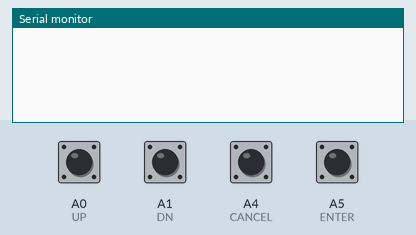
This sketch was run on a simulated Arduino Uno, built with avr-gcc and run on an emulated ATmega328P. Shown: the last lines printed to the serial monitor. The inputs (shaded band) are chosen by the test bench; at power-on: A0 (UP), A1 (DN), A4 (CANCEL), A5 (ENTER) HIGH.

Above: at 1.2 s.
1.3 s: A0 (UP) pulled LOW for 0.15 s
At 1.9 s:
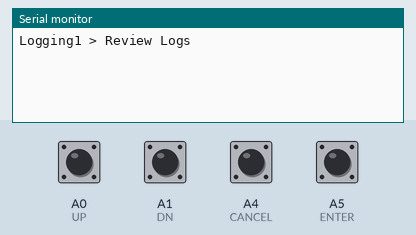
2.9 s: A1 (DN) pulled LOW for 0.15 s
At 4.1 s:
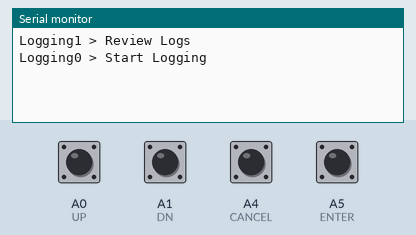
4.5 s: A4 (CANCEL) pulled LOW for 0.15 s
At 5.6 s:
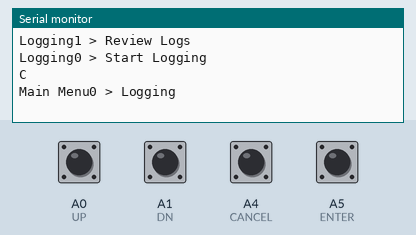
6.1 s: A5 (ENTER) pulled LOW for 0.15 s
At 6.9 s:
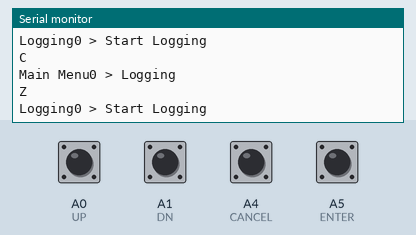
7.7 s: A5 (ENTER) pulled LOW for 1 s
At 8.1 s:
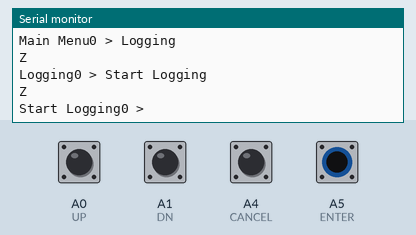
10.2 s: A5 (ENTER) pulled LOW for 0.15 s
At 11.3 s:
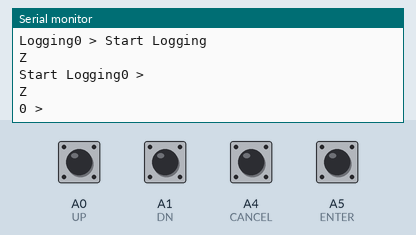

The sketch:

menus.ino
```cpp
struct Menu {
  char *myname;
  unsigned int len;
  Menu* parent;
  Menu* children;
};

Menu curmenu;
int selection;

boolean pUP = 1;
boolean pDN = 1;
boolean pC  = 1;
boolean pZ  = 1;

void setup() {
  init_menus();

  Serial.begin(115200);
  pinMode(A0, INPUT_PULLUP);  //UP
  pinMode(A1, INPUT_PULLUP);  //DN
  pinMode(A4, INPUT_PULLUP);  //CANCEL
  pinMode(A5, INPUT_PULLUP);  //ENTER
}

void loop() {
  menu_nav();
  pUP = digitalRead(A0);
  pDN = digitalRead(A1);
  pC  = digitalRead(A4);
  pZ  = digitalRead(A5);
  delay(100);
}

Menu menu_main;
Menu menu_main_items[3];
  Menu menu_logging;
  Menu menu_logging_items[3];
    Menu menu_startlogging;
    Menu menu_reviewlogs;
    Menu menu_clearlogs;
  Menu menu_config;
  Menu menu_config_items[3];
    Menu menu_controller;
    Menu menu_tachometer;
    Menu menu_friction;
  Menu menu_poweroff;

void init_menus(){//Create all the menus
  //Create config menu
  menu_config_items[0] = create_menu(menu_controller, "Setup Controller", menu_config, 0, NULL);
  menu_config_items[1] = create_menu(menu_tachometer, "Setup Tachometer", menu_config, 0, NULL);
  menu_config_items[2] = create_menu(menu_friction, "Setup Friction", menu_config, 0, NULL);
  //Create logging menu
  menu_logging_items[0] = create_menu(menu_startlogging, "Start Logging", menu_logging, 0, NULL);
  menu_logging_items[1] = create_menu(menu_reviewlogs, "Review Logs", menu_logging, 0, NULL);
  menu_logging_items[2] = create_menu(menu_clearlogs, "Clear Logs", menu_logging, 0, NULL);
  //Create main menu
  menu_main_items[0] = create_menu(menu_logging, "Logging", menu_main, 3, menu_logging_items);
  menu_main_items[1] = create_menu(menu_config, "Configuration", menu_main, 3, menu_config_items);
  menu_main_items[2] = create_menu(menu_poweroff, "Power Off", menu_main, 0, NULL);
  menu_main = create_menu(menu_main, "Main Menu", menu_main, 3, menu_main_items);
  //inital state
  curmenu = menu_logging;
  selection = 0;
  printMenu();
}

Menu create_menu(Menu &theMenu, char theName[], Menu &theParent, int theSize, Menu theChildren[]){
  theMenu.myname = theName;
  theMenu.parent = &theParent;
  theMenu.len = theSize;
  theMenu.children = theChildren;
  return(theMenu);
}

void menu_nav(){
  //Naviate menus C for cancel, Z for enter
  if(!digitalRead(A0) && pUP){
    selection = (selection+1) % curmenu.len;
    printMenu();
  }
  if(!digitalRead(A1) && pDN){
    selection = (selection-1) % curmenu.len;
    printMenu();
  }
  if(!digitalRead(A4) && pC){
    Serial.println("C");
    curmenu = *curmenu.parent;
    selection = 0;
    printMenu();
  }
  if(!digitalRead(A5) && pZ){
    Serial.println("Z");
    curmenu = curmenu.children[selection];
    selection = 0;
    printMenu();
  }
}

void printMenu(){
  Serial.print(curmenu.myname);
  Serial.print(selection);
  Serial.print(" > ");
  Menu submenu = curmenu.children[selection];
  Serial.println(submenu.myname);
}
```

Measured:
- after the input at 1.3 s, the serial monitor: prints a new line at once (image 1)
- after the input at 2.9 s, the serial monitor: prints a new line at once (image 2)
- after the input at 4.5 s, the serial monitor: prints a new line at once (image 3)
- after the input at 6.1 s, the serial monitor: prints a new line at once (image 4)
- after the input at 7.7 s, the serial monitor: prints a new line at once (image 5)
- after the input at 10.2 s, the serial monitor: prints a new line at once (image 6)
